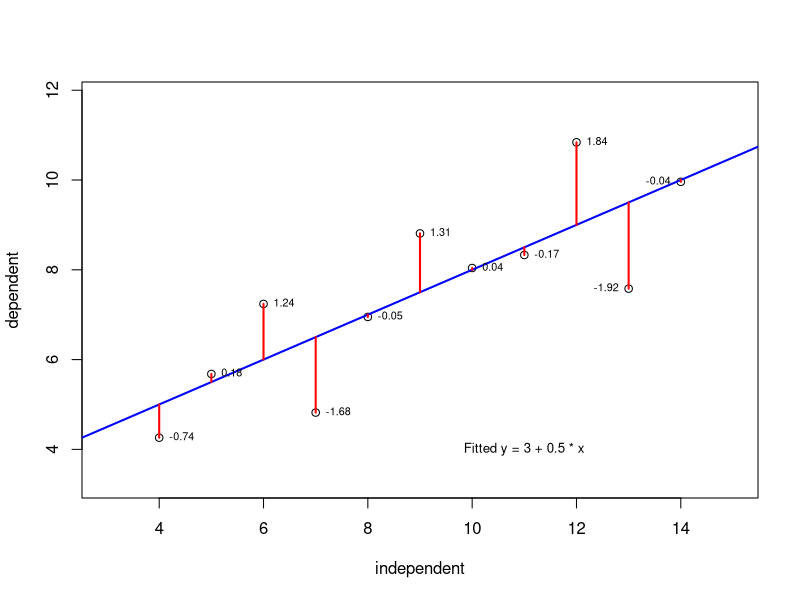

Reproduce this figure in R.
# Unit 05 Linear Regression Illustration
# Data Analysis (T. Nauss, C. Reudenbach)
# Images for slides
# 
# The code used for this visualization has been posted by Todos Logos on 
# Rbloggers
# https://www.r-bloggers.com/how-to-plot-points-regression-line-and-residuals/

independentendent <- anscombe$x1
dependent <- anscombe$y1

lmod <- lm(dependent ~ independentendent)

png("linear_regression.png", width = 960, height = 960, pointsize = 24)

plot(independentendent, dependent, xlim=c(min(independentendent)-1, max(independentendent)+1), ylim=c(min(dependent)-1, max(dependent)+1),
     xlab = "independent", ylab = "dependent")
abline(lmod, lwd=2, col = "blue")

res <- round(residuals(lmod), 2)
pre <- predict(lmod) 
segments(independentendent, dependent, independentendent, pre, col="red", lwd = 2)

# Label signed residuals; place the rightmost labels to the left to avoid clipping.
text(independentendent, dependent, res,
     pos = ifelse(independentendent > 12, 2, 4), cex = 0.65)
text(11, 4, paste("Fitted y =", round(coef(lmod)[1], 3),
                  "+", round(coef(lmod)[2], 3), "* x"), cex = 0.8)

# dev.copy(jpeg, file.path(dirname(rstudioapi::getActiveDocumentContext()$path),
#                          "linear_regression.jpg"), quality = 100)
dev.off()
